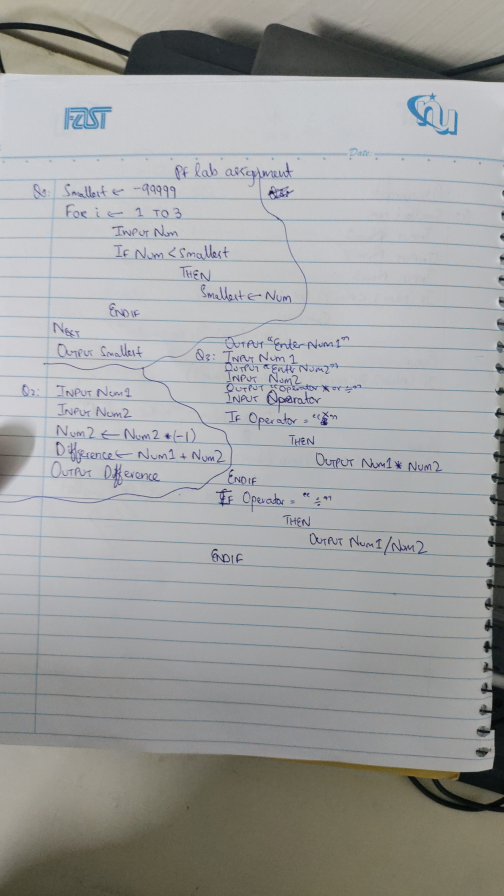
#> input picture Snapchat-1898898481.jpg, 1512 x 2688 px, given as the content of the folder ../Snapchat-1898898481.jpg, which was not available (shown at 1/3 size)
$ python -i imageeditor.py   (imports and definitions only)
#> lines starting #> are read from the running program, lines starting #| are printed output that depends on the picture
from PIL import Image, ImageEnhance, ImageFilter
import os

def edit_images(input_path, output_path):
#> called with input_path = '../Snapchat-1898898481.jpg', output_path = 'out.png'
    os.makedirs(output_path, exist_ok=True)

    for filename in os.listdir(input_path):
        file_path = os.path.join(input_path, filename)

        if filename.lower().endswith(('.jpg', '.jpeg', '.png', '.bmp', '.tiff')):
            try:
                img = Image.open(file_path)
#> img is the input picture: PIL image 1512x2688 RGB; mean R, G, B 159.1, 159.8, 159.2
                edit = img.filter(ImageFilter.SHARPEN)
                edit = edit.convert('L')
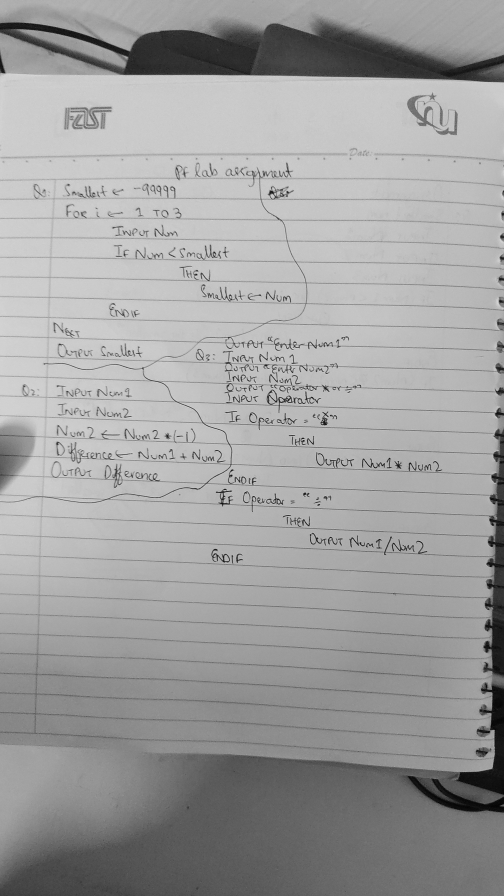
#> edit: PIL image 1512x2688 L (shown at 1/3 size); min 0, max 237, mean 159.6
                # edit = edit.rotate(-90, expand=True)
                # edit = edit.resize((800, 800))
                factor = 1.5
                enhancer = ImageEnhance.Sharpness(edit)
                edit = enhancer.enhance(factor)
                clean_name = os.path.splitext(filename)[0]
                save_path = os.path.join(output_path, f"{clean_name}_edited.jpg")
                edit.save(save_path)
                print(f"Processed and saved: {save_path}")

            except Exception as e:
                print(f"Error processing file {filename}: {e}")

    print("Batch processing complete!")

input_path = r"C:\Users\Saahil\Desktop\ict project\imgs"
output_path = r"C:\Users\Saahil\Desktop\ict project\edited_imgs"

# [4 lines not run here, left out]

>>> result = edit_images('../Snapchat-1898898481.jpg', 'out.png')

$ run again, on Snapchat-898502798.jpg
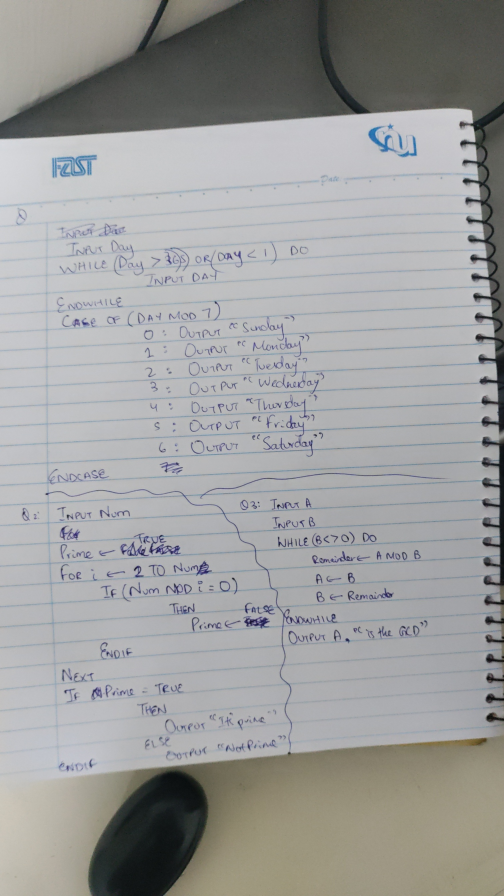
#> input picture Snapchat-898502798.jpg, 1512 x 2688 px, given as the content of the folder ../Snapchat-898502798.jpg, which was not available (shown at 1/3 size)
#> in edit_images, img is the input picture: PIL image 1512x2688 RGB; mean R, G, B 156.9, 157.5, 157.1
#> in edit_images, `edit = edit.convert('L')`:
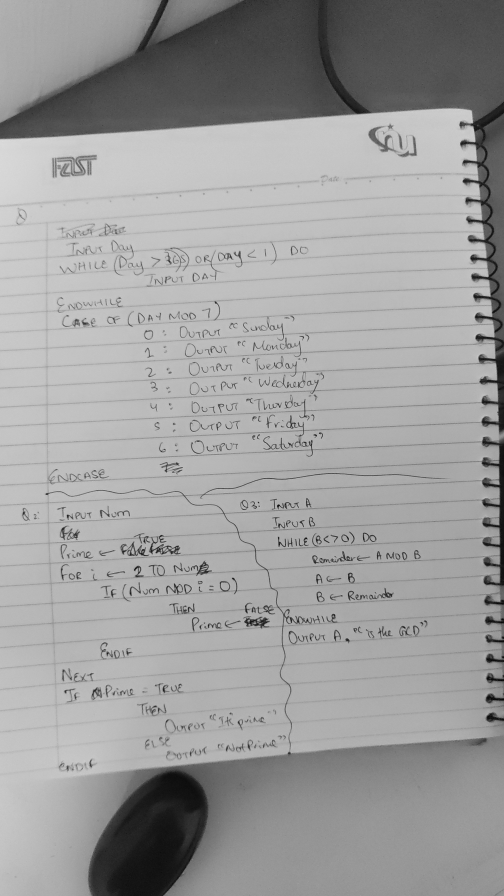
#> edit: PIL image 1512x2688 L (shown at 1/3 size); min 0, max 229, mean 157.3
